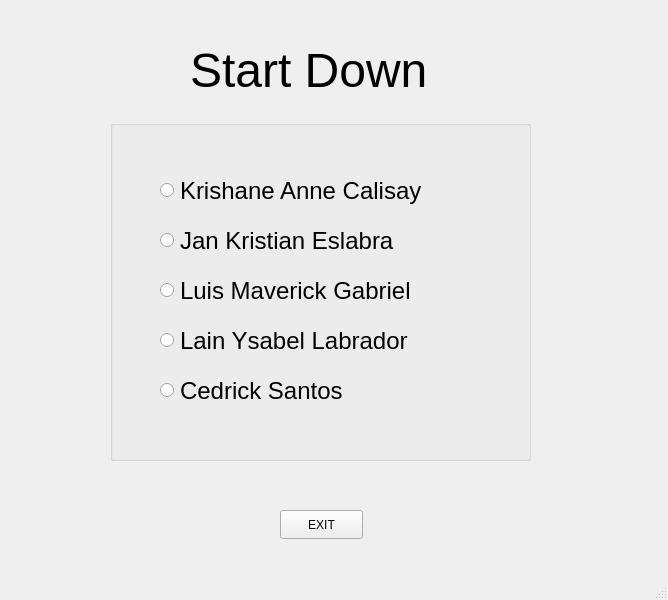
<?xml version="1.0" encoding="UTF-8"?>
<ui version="4.0">
 <class>MainWindow</class>
 <widget class="QMainWindow" name="MainWindow">
  <property name="geometry">
   <rect>
    <x>0</x>
    <y>0</y>
    <width>668</width>
    <height>600</height>
   </rect>
  </property>
  <property name="windowTitle">
   <string>MainWindow</string>
  </property>
  <widget class="QWidget" name="centralwidget">
   <widget class="QLabel" name="label">
    <property name="geometry">
     <rect>
      <x>190</x>
      <y>30</y>
      <width>301</width>
      <height>81</height>
     </rect>
    </property>
    <property name="font">
     <font>
      <pointsize>36</pointsize>
     </font>
    </property>
    <property name="text">
     <string>Start Down</string>
    </property>
   </widget>
   <widget class="QGroupBox" name="groupBox">
    <property name="geometry">
     <rect>
      <x>110</x>
      <y>120</y>
      <width>421</width>
      <height>341</height>
     </rect>
    </property>
    <property name="title">
     <string/>
    </property>
    <widget class="QRadioButton" name="rb_Santos">
     <property name="geometry">
      <rect>
       <x>50</x>
       <y>250</y>
       <width>361</width>
       <height>41</height>
      </rect>
     </property>
     <property name="font">
      <font>
       <pointsize>18</pointsize>
      </font>
     </property>
     <property name="text">
      <string>Cedrick Santos</string>
     </property>
    </widget>
    <widget class="QRadioButton" name="rb_Eslabra">
     <property name="geometry">
      <rect>
       <x>50</x>
       <y>100</y>
       <width>361</width>
       <height>41</height>
      </rect>
     </property>
     <property name="font">
      <font>
       <pointsize>18</pointsize>
      </font>
     </property>
     <property name="text">
      <string>Jan Kristian Eslabra</string>
     </property>
    </widget>
    <widget class="QRadioButton" name="rb_Gabriel">
     <property name="geometry">
      <rect>
       <x>50</x>
       <y>150</y>
       <width>361</width>
       <height>41</height>
      </rect>
     </property>
     <property name="font">
      <font>
       <pointsize>18</pointsize>
      </font>
     </property>
     <property name="text">
      <string>Luis Maverick Gabriel</string>
     </property>
    </widget>
    <widget class="QRadioButton" name="rb_Calisay">
     <property name="geometry">
      <rect>
       <x>50</x>
       <y>50</y>
       <width>361</width>
       <height>41</height>
      </rect>
     </property>
     <property name="font">
      <font>
       <pointsize>18</pointsize>
      </font>
     </property>
     <property name="text">
      <string>Krishane Anne Calisay</string>
     </property>
    </widget>
    <widget class="QRadioButton" name="rb_Labrador">
     <property name="geometry">
      <rect>
       <x>50</x>
       <y>200</y>
       <width>361</width>
       <height>41</height>
      </rect>
     </property>
     <property name="font">
      <font>
       <pointsize>18</pointsize>
      </font>
     </property>
     <property name="text">
      <string>Lain Ysabel Labrador</string>
     </property>
    </widget>
   </widget>
   <widget class="QPushButton" name="pushButton">
    <property name="geometry">
     <rect>
      <x>280</x>
      <y>510</y>
      <width>83</width>
      <height>29</height>
     </rect>
    </property>
    <property name="text">
     <string>EXIT</string>
    </property>
   </widget>
  </widget>
  <widget class="QMenuBar" name="menubar">
   <property name="geometry">
    <rect>
     <x>0</x>
     <y>0</y>
     <width>668</width>
     <height>25</height>
    </rect>
   </property>
  </widget>
  <widget class="QStatusBar" name="statusbar"/>
 </widget>
 <resources/>
 <connections>
  <connection>
   <sender>pushButton</sender>
   <signal>clicked()</signal>
   <receiver>MainWindow</receiver>
   <slot>close()</slot>
   <hints>
    <hint type="sourcelabel">
     <x>332</x>
     <y>548</y>
    </hint>
    <hint type="destinationlabel">
     <x>428</x>
     <y>558</y>
    </hint>
   </hints>
  </connection>
 </connections>
</ui>
